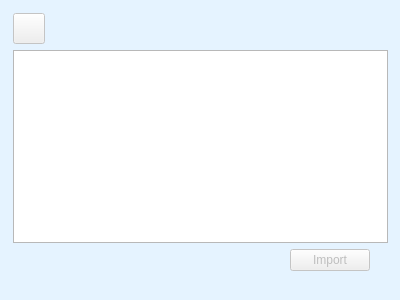
<?xml version="1.0" encoding="UTF-8"?>
<ui version="4.0">
 <class>MappingWidget</class>
 <widget class="QWidget" name="MappingWidget">
  <property name="geometry">
   <rect>
    <x>0</x>
    <y>0</y>
    <width>400</width>
    <height>300</height>
   </rect>
  </property>
  <property name="minimumSize">
   <size>
    <width>400</width>
    <height>0</height>
   </size>
  </property>
  <property name="windowTitle">
   <string>Form</string>
  </property>
  <property name="styleSheet">
   <string notr="true">#MappingWidget { 
background-color: rgb(229, 243, 255);
}
</string>
  </property>
  <widget class="QWidget" name="">
   <property name="geometry">
    <rect>
     <x>10</x>
     <y>10</y>
     <width>381</width>
     <height>264</height>
    </rect>
   </property>
   <layout class="QVBoxLayout" name="verticalLayout">
    <property name="leftMargin">
     <number>3</number>
    </property>
    <property name="topMargin">
     <number>3</number>
    </property>
    <property name="rightMargin">
     <number>3</number>
    </property>
    <property name="bottomMargin">
     <number>3</number>
    </property>
    <item>
     <widget class="QToolButton" name="exportButton">
      <property name="enabled">
       <bool>false</bool>
      </property>
      <property name="toolTip">
       <string>Export as .csv</string>
      </property>
      <property name="styleSheet">
       <string notr="true">QToolButton{background-color:transparent};</string>
      </property>
      <property name="text">
       <string/>
      </property>
      <property name="icon">
       <iconset resource="../resources.qrc">
        <normaloff>:/Resources/export.png</normaloff>:/Resources/export.png</iconset>
      </property>
      <property name="iconSize">
       <size>
        <width>24</width>
        <height>24</height>
       </size>
      </property>
     </widget>
    </item>
    <item>
     <widget class="QTreeView" name="treeView">
      <property name="styleSheet">
       <string notr="true">QTreeView::item:hover {backgroundcolor:rgb(229,243,255);
														selection-color: black;}
QTreeView::item:selected {background-color: rgb(21, 153, 255);
																selection-color: white;}
QHeaderView::section {background: qlineargradient(x1: 0, y1: 0, x2: 0, y2: 1,
                                			    stop: 0 			#7aacd7, stop: 0.614 white,
                                				 stop: 0.614  #FF007F96,  stop: 0.853 white
													 stop: 0.853 	#7aacd7, stop: 1.0 white);
													 color: rgb(255,255,255);
                                              border-width: 1px; border-style: solid;
													 border-color: #D8D8D8;
                                              height: 40px; padding-left:10px;
													 font: 10pt \Open Sans\;}</string>
      </property>
     </widget>
    </item>
    <item>
     <layout class="QHBoxLayout" name="horizontalLayout">
      <item>
       <spacer name="horizontalSpacer">
        <property name="orientation">
         <enum>Qt::Horizontal</enum>
        </property>
        <property name="sizeHint" stdset="0">
         <size>
          <width>228</width>
          <height>20</height>
         </size>
        </property>
       </spacer>
      </item>
      <item>
       <widget class="QPushButton" name="importButton">
        <property name="enabled">
         <bool>false</bool>
        </property>
        <property name="sizePolicy">
         <sizepolicy hsizetype="Fixed" vsizetype="Fixed">
          <horstretch>0</horstretch>
          <verstretch>0</verstretch>
         </sizepolicy>
        </property>
        <property name="text">
         <string>Import</string>
        </property>
       </widget>
      </item>
      <item>
       <spacer name="horizontalSpacer_4">
        <property name="orientation">
         <enum>Qt::Horizontal</enum>
        </property>
        <property name="sizeType">
         <enum>QSizePolicy::Fixed</enum>
        </property>
        <property name="sizeHint" stdset="0">
         <size>
          <width>18</width>
          <height>20</height>
         </size>
        </property>
       </spacer>
      </item>
     </layout>
    </item>
   </layout>
  </widget>
 </widget>
 <resources>
  <include location="../resources.qrc"/>
 </resources>
 <connections/>
</ui>
